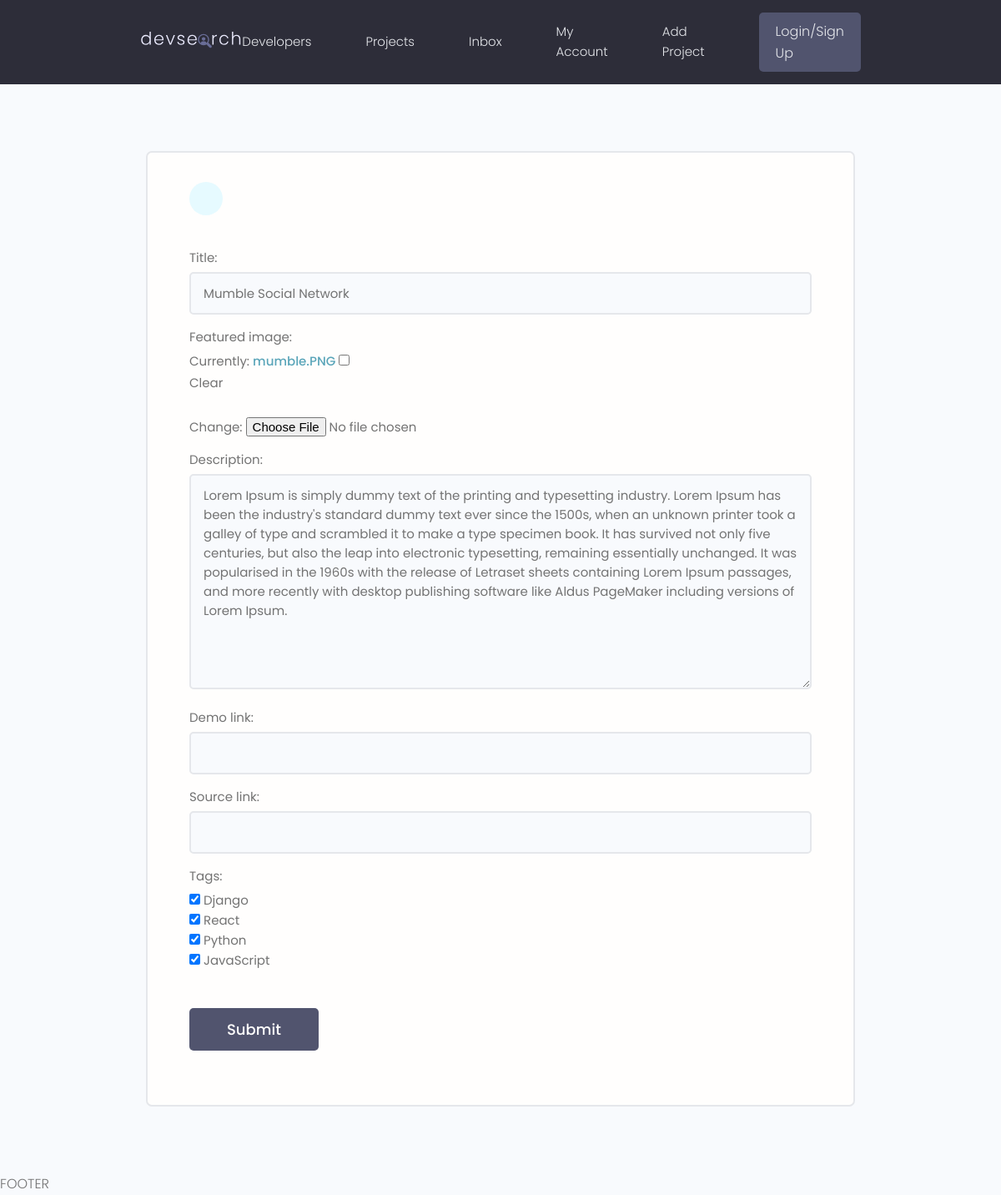
Before: /project/update-project/dca4ff0d0af74b7c8cacee3002d57c88/ with the older database file.
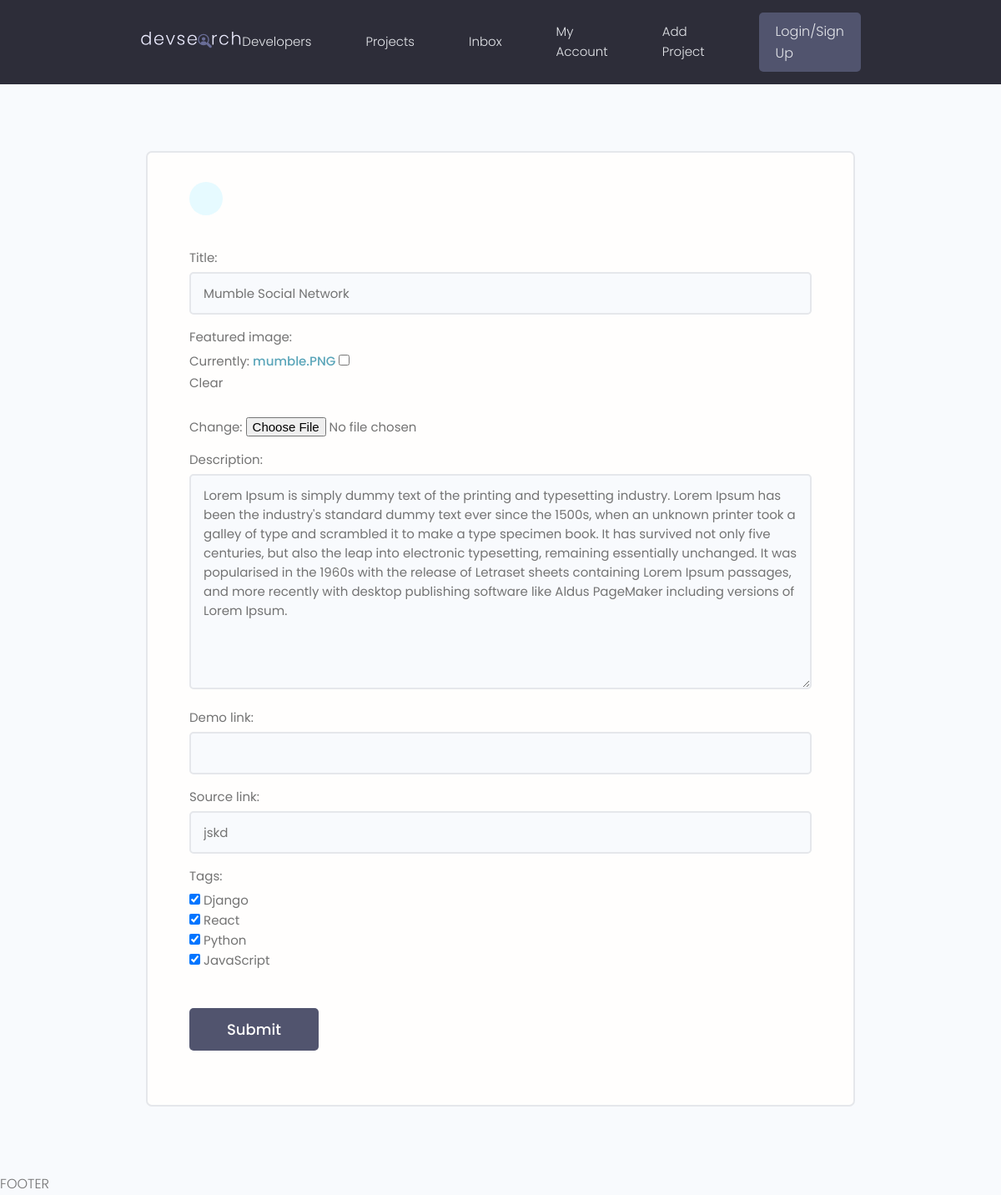
After: the same page with the newer database file.
### projects/models.py (models this page shows, shortened)
class Project(models.Model):
    owner = models.ForeignKey(Profile, null=True, blank=True, on_delete=models.SET_NULL)
    title = models.CharField(max_length=200)
    description = models.TextField(null=True, blank=True)
    featured_image = models.ImageField(null=True, blank=True, default="default.jpg")
    demo_link = models.CharField(max_length=2000, null=True, blank=True)
    source_link = models.CharField(max_length=2000, null=True, blank=True)
    tags = models.ManyToManyField('Tag', blank=True)
    vote_total = models.IntegerField(default=0, null=True, blank=True)
    vote_ratio = models.IntegerField(default=0, null=True, blank=True)
    created = models.DateTimeField(auto_now_add=True)
    id = models.UUIDField(default=uuid.uuid4, unique=True, primary_key=True, editable=False)

### projects/views.py (the view)
# urls.py: path('update-project/<str:pk>/', views.UpdateProject, name="update-project"),
def UpdateProject(request, pk):
    project = Project.objects.get(id=pk)
    form = ProjectForm(instance=project)
    if request.method == 'POST':
        form = ProjectForm(request.POST, request.FILES, instance=project)
        if form.is_valid():
            form.save()
            return redirect('projects')
    context = {'form' : form}
    return render(request, 'projects/project_form.html', context)

### projects/forms.py
class ProjectForm(ModelForm):
    class Meta:
       model = Project
       fields = ['title', 'featured_image', 'description', 'demo_link', 'source_link', 'tags']
       widgets = {
            'tags':forms.CheckboxSelectMultiple(),
       }
    def __init__(self, *args, **kwargs):
        super(ProjectForm, self).__init__(*args, **kwargs)
        for name, field in self.fields.items():
            field.widget.attrs.update({'class':'input'})

### projects/models.py (called while the page is built)
    def __str__(self):
        return self.name

### projects/templates/projects/project_form.html (shortened to what this page needs)
{% extends 'main.html' %}
{% block content %}
<main class="formPage my-xl">
    <div class="content-box">
        <div class="formWrapper">
            <a class="backButton" href="#"></a>
            <br>
            <form class="form" method="POST" enctype="multipart/form-data">
                {% for field in form%}
                <div class="form__field">
                    <label for="formInput#text">{{field.label}}: </label>
                    {{field}}
                </div>
                {% endfor %}
                <input class="btn btn--sub btn--lg  my-md" type="submit" value="Submit" />
            </form>
        </div>
    </div>
</main>
{% endblock %}

Changed rows visible on the page:
changed Project "Mumble Social Network": source_link (not shown) → "jskd"
